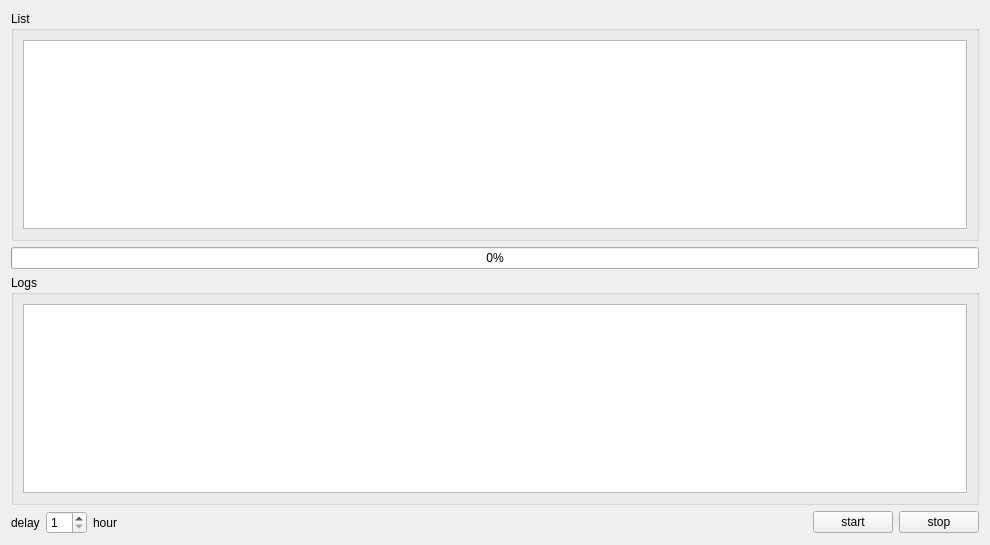
<?xml version="1.0" encoding="UTF-8"?>
<ui version="4.0">
 <class>Form</class>
 <widget class="QWidget" name="Form">
  <property name="geometry">
   <rect>
    <x>0</x>
    <y>0</y>
    <width>990</width>
    <height>545</height>
   </rect>
  </property>
  <property name="windowTitle">
   <string>Form</string>
  </property>
  <layout class="QVBoxLayout" name="verticalLayout_3" stretch="1,0">
   <item>
    <layout class="QVBoxLayout" name="verticalLayout_2">
     <item>
      <layout class="QVBoxLayout" name="verticalLayout_4">
       <item>
        <widget class="QGroupBox" name="groupBox_2">
         <property name="title">
          <string>List</string>
         </property>
         <layout class="QVBoxLayout" name="verticalLayout_7">
          <item>
           <widget class="QPlainTextEdit" name="txbList"/>
          </item>
         </layout>
        </widget>
       </item>
      </layout>
     </item>
     <item>
      <widget class="QProgressBar" name="progressBar">
       <property name="value">
        <number>0</number>
       </property>
      </widget>
     </item>
     <item>
      <layout class="QVBoxLayout" name="verticalLayout_5">
       <item>
        <widget class="QGroupBox" name="groupBox">
         <property name="enabled">
          <bool>true</bool>
         </property>
         <property name="title">
          <string>Logs</string>
         </property>
         <layout class="QVBoxLayout" name="verticalLayout_6">
          <item>
           <widget class="QPlainTextEdit" name="txbLogs">
            <property name="baseSize">
             <size>
              <width>800</width>
              <height>600</height>
             </size>
            </property>
            <property name="readOnly">
             <bool>true</bool>
            </property>
           </widget>
          </item>
         </layout>
        </widget>
       </item>
      </layout>
     </item>
    </layout>
   </item>
   <item>
    <layout class="QHBoxLayout" name="horizontalLayout_4">
     <item>
      <widget class="QLabel" name="label">
       <property name="text">
        <string>delay</string>
       </property>
      </widget>
     </item>
     <item>
      <widget class="QSpinBox" name="spinBox">
       <property name="minimum">
        <number>1</number>
       </property>
       <property name="value">
        <number>1</number>
       </property>
      </widget>
     </item>
     <item>
      <widget class="QLabel" name="label_2">
       <property name="text">
        <string>hour</string>
       </property>
      </widget>
     </item>
     <item>
      <spacer name="horizontalSpacer">
       <property name="orientation">
        <enum>Qt::Horizontal</enum>
       </property>
       <property name="sizeHint" stdset="0">
        <size>
         <width>40</width>
         <height>20</height>
        </size>
       </property>
      </spacer>
     </item>
     <item>
      <widget class="QPushButton" name="btn_ok">
       <property name="text">
        <string>start</string>
       </property>
      </widget>
     </item>
     <item>
      <widget class="QPushButton" name="btn_stop">
       <property name="text">
        <string>stop</string>
       </property>
      </widget>
     </item>
    </layout>
   </item>
  </layout>
 </widget>
 <resources/>
 <connections/>
</ui>
